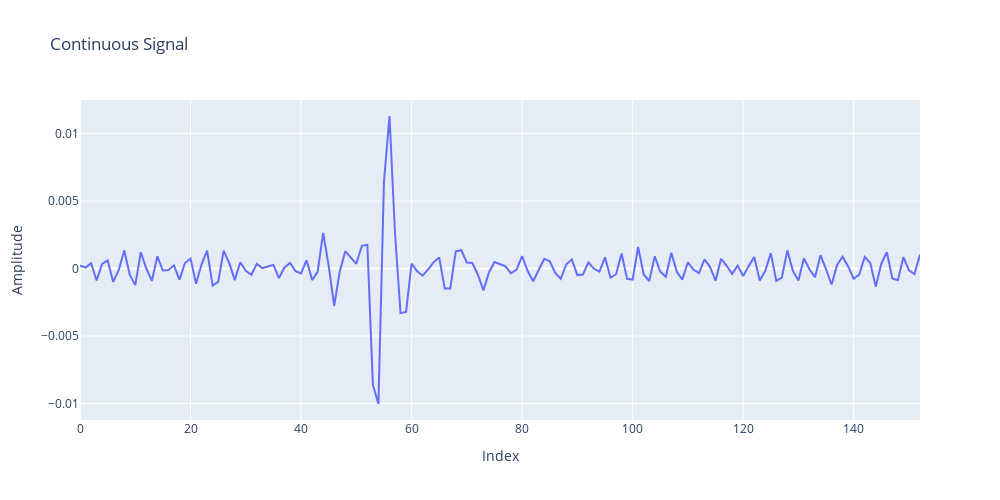

The notebook cell saved with this chart:
### Code cell
draw(PVCDetails[0])

### Figure 1 — Plotly figure (JSON) as saved in the notebook; plotly's stock layout.template omitted (floating-point values rounded to 4 significant figures; data arrays with more than 128 entries replaced by an {"elided": "..."} marker saying what was removed)
{"data": [{"mode": "lines", "name": "Continuous Signal", "type": "scatter", "y": {"elided": "153 float values"}}], "layout": {"height": 500, "title": {"text": "Continuous Signal"}, "width": 1000, "xaxis": {"title": {"text": "Index"}}, "yaxis": {"title": {"text": "Amplitude"}}}}
